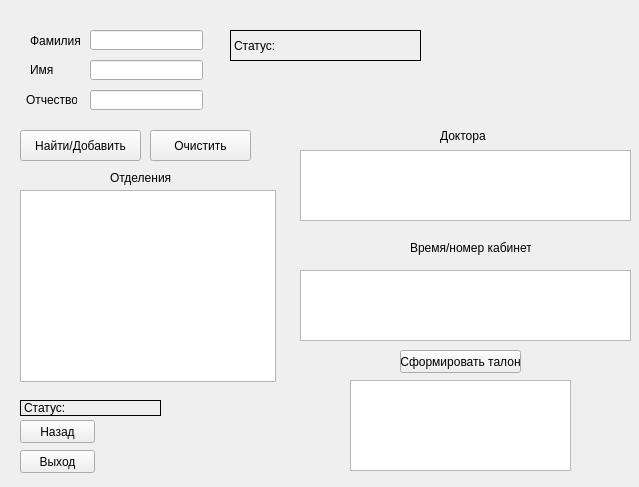
<?xml version="1.0" encoding="UTF-8"?>
<ui version="4.0">
 <class>WorkerReg</class>
 <widget class="QWidget" name="WorkerReg">
  <property name="geometry">
   <rect>
    <x>0</x>
    <y>0</y>
    <width>639</width>
    <height>487</height>
   </rect>
  </property>
  <property name="windowTitle">
   <string>Form</string>
  </property>
  <widget class="QLabel" name="label">
   <property name="geometry">
    <rect>
     <x>30</x>
     <y>30</y>
     <width>91</width>
     <height>21</height>
    </rect>
   </property>
   <property name="text">
    <string>Фамилия</string>
   </property>
  </widget>
  <widget class="QPushButton" name="AddButton">
   <property name="enabled">
    <bool>true</bool>
   </property>
   <property name="geometry">
    <rect>
     <x>20</x>
     <y>130</y>
     <width>121</width>
     <height>31</height>
    </rect>
   </property>
   <property name="text">
    <string>Найти/Добавить</string>
   </property>
  </widget>
  <widget class="QLineEdit" name="lineEdit_Surname">
   <property name="geometry">
    <rect>
     <x>90</x>
     <y>30</y>
     <width>113</width>
     <height>20</height>
    </rect>
   </property>
  </widget>
  <widget class="QLineEdit" name="lineEdit_Name">
   <property name="geometry">
    <rect>
     <x>90</x>
     <y>60</y>
     <width>113</width>
     <height>20</height>
    </rect>
   </property>
  </widget>
  <widget class="QLabel" name="label_2">
   <property name="geometry">
    <rect>
     <x>30</x>
     <y>60</y>
     <width>61</width>
     <height>20</height>
    </rect>
   </property>
   <property name="text">
    <string>Имя</string>
   </property>
  </widget>
  <widget class="QLabel" name="label_3">
   <property name="geometry">
    <rect>
     <x>26</x>
     <y>90</y>
     <width>51</width>
     <height>20</height>
    </rect>
   </property>
   <property name="text">
    <string>Отчество</string>
   </property>
  </widget>
  <widget class="QLineEdit" name="lineEdit_Middle_Name">
   <property name="geometry">
    <rect>
     <x>90</x>
     <y>90</y>
     <width>113</width>
     <height>20</height>
    </rect>
   </property>
  </widget>
  <widget class="QLabel" name="label_5">
   <property name="geometry">
    <rect>
     <x>230</x>
     <y>30</y>
     <width>191</width>
     <height>31</height>
    </rect>
   </property>
   <property name="frameShape">
    <enum>QFrame::Box</enum>
   </property>
   <property name="text">
    <string>Статус:</string>
   </property>
  </widget>
  <widget class="QListView" name="listView">
   <property name="geometry">
    <rect>
     <x>20</x>
     <y>190</y>
     <width>256</width>
     <height>192</height>
    </rect>
   </property>
  </widget>
  <widget class="QListView" name="listView_2">
   <property name="geometry">
    <rect>
     <x>300</x>
     <y>150</y>
     <width>331</width>
     <height>71</height>
    </rect>
   </property>
  </widget>
  <widget class="QLabel" name="label_4">
   <property name="geometry">
    <rect>
     <x>110</x>
     <y>170</y>
     <width>71</width>
     <height>16</height>
    </rect>
   </property>
   <property name="text">
    <string>Отделения</string>
   </property>
  </widget>
  <widget class="QLabel" name="label_6">
   <property name="geometry">
    <rect>
     <x>440</x>
     <y>120</y>
     <width>151</width>
     <height>31</height>
    </rect>
   </property>
   <property name="text">
    <string>Доктора</string>
   </property>
  </widget>
  <widget class="QPushButton" name="pushButton_talon">
   <property name="geometry">
    <rect>
     <x>400</x>
     <y>350</y>
     <width>121</width>
     <height>23</height>
    </rect>
   </property>
   <property name="text">
    <string>Сформировать талон</string>
   </property>
  </widget>
  <widget class="QListView" name="listView_time">
   <property name="geometry">
    <rect>
     <x>300</x>
     <y>270</y>
     <width>331</width>
     <height>71</height>
    </rect>
   </property>
  </widget>
  <widget class="QLabel" name="label_7">
   <property name="geometry">
    <rect>
     <x>410</x>
     <y>240</y>
     <width>121</width>
     <height>16</height>
    </rect>
   </property>
   <property name="text">
    <string>Время/номер кабинета</string>
   </property>
  </widget>
  <widget class="QLabel" name="label_update">
   <property name="geometry">
    <rect>
     <x>20</x>
     <y>400</y>
     <width>141</width>
     <height>16</height>
    </rect>
   </property>
   <property name="frameShape">
    <enum>QFrame::Box</enum>
   </property>
   <property name="text">
    <string>Статус:</string>
   </property>
  </widget>
  <widget class="QPushButton" name="push_Exit">
   <property name="geometry">
    <rect>
     <x>20</x>
     <y>450</y>
     <width>75</width>
     <height>23</height>
    </rect>
   </property>
   <property name="text">
    <string>Выход</string>
   </property>
  </widget>
  <widget class="QPushButton" name="pushButton_clear">
   <property name="geometry">
    <rect>
     <x>150</x>
     <y>130</y>
     <width>101</width>
     <height>31</height>
    </rect>
   </property>
   <property name="text">
    <string>Очистить</string>
   </property>
  </widget>
  <widget class="QTextEdit" name="textEdit">
   <property name="geometry">
    <rect>
     <x>350</x>
     <y>380</y>
     <width>221</width>
     <height>91</height>
    </rect>
   </property>
  </widget>
  <widget class="QPushButton" name="pushButton_back">
   <property name="geometry">
    <rect>
     <x>20</x>
     <y>420</y>
     <width>75</width>
     <height>23</height>
    </rect>
   </property>
   <property name="text">
    <string>Назад</string>
   </property>
  </widget>
 </widget>
 <resources/>
 <connections/>
</ui>
